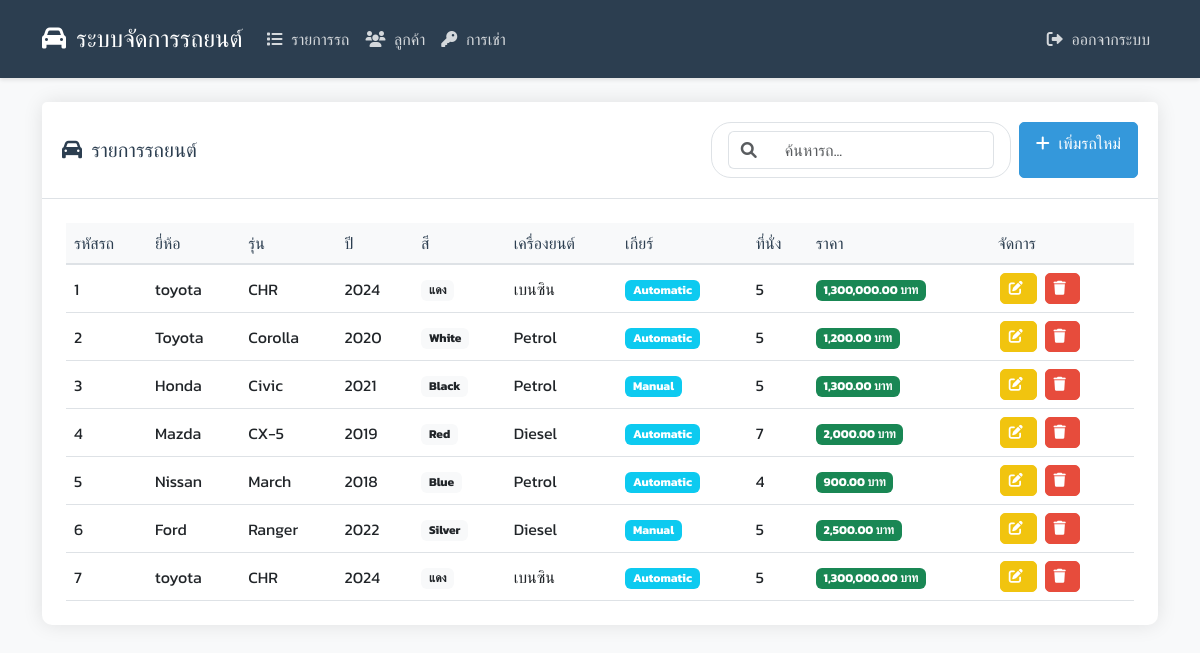
/cars.php (signed in), run on the app's committed database.
### tables this page shows
CREATE TABLE `cars` (
  `car_id` int(11) NOT NULL COMMENT 'รหัสรถ (Primary Key)',
  `brand` varchar(100) NOT NULL COMMENT 'ยี่ห้อรถ เช่น Toyota, Honda',
  `model` varchar(100) NOT NULL COMMENT 'รุ่นรถ เช่น Corolla, Civic',
  `year` year(4) NOT NULL COMMENT 'ปีที่ผลิต',
  `color` varchar(50) DEFAULT NULL COMMENT 'สีของรถ เช่น ขาว, ดำ, แดง',
  `engine_type` varchar(50) DEFAULT NULL COMMENT 'ชนิดเครื่องยนต์ เช่น เบนซิน, ดีเซล, ไฟฟ้า',
  `transmission` enum('Manual','Automatic') DEFAULT NULL COMMENT 'ชนิดของเกียร์ เช่น Manual, Automatic',
  `seats` int(11) DEFAULT NULL COMMENT 'จำนวนที่นั่ง เช่น 4, 5, 7',
  `price` decimal(10,2) DEFAULT NULL COMMENT 'ราคารถ (บาท)',
  `create_date` timestamp NOT NULL DEFAULT current_timestamp() COMMENT 'วันที่สร้างข้อมูล',
  `update_date` timestamp NOT NULL DEFAULT current_timestamp() ON UPDATE current_timestamp() COMMENT 'วันที่แก้ไขข้อมูลล่าสุด'
);

### api/car014/car.php (called while the page is built, shortened)
<?php
class Car {
    private $conn;
    private $table_name = "cars";
    public function __construct($db) {
        $this->conn = $db;
    }
    public function read() {
        $query = "SELECT * FROM " . $this->table_name;
        $stmt = $this->conn->prepare($query);
        $stmt->execute();
        return $stmt;
    }
}
?>

### cars.php (the view, shortened to what this page needs)
<?php
require_once 'config/db.php';
require_once 'api/car014/car.php';
$database = new Database();
$db = $database->getConnection();
$car = new Car($db);
$stmt = $car->read();
$cars = $stmt->fetchAll(PDO::FETCH_ASSOC);
$num = $stmt->rowCount();
?>
<!DOCTYPE html>
<html lang="th">
<head>
    <link href="https://cdn.jsdelivr.net/npm/bootstrap@5.3.0/dist/css/bootstrap.min.css" rel="stylesheet">
    <link href="https://cdnjs.cloudflare.com/ajax/libs/font-awesome/6.0.0/css/all.min.css" rel="stylesheet">
    <link href="css/style.css" rel="stylesheet">
</head>
<body>
    <nav class="navbar navbar-expand-lg navbar-dark">
        <div class="container">
            <a class="navbar-brand" href="cars.php">
                <i class="fas fa-car"></i> ระบบจัดการรถยนต์
            </a>
            <div class="collapse navbar-collapse" id="navbarNav">
                <ul class="navbar-nav me-auto">
                    <li class="nav-item">
                        <a class="nav-link active" href="cars.php">
                            <i class="fas fa-list"></i> รายการรถ
                        </a>
                    </li>
                    <li class="nav-item">
                        <a class="nav-link" href="customers.php">
                            <i class="fas fa-users"></i> ลูกค้า
                        </a>
                    </li>
                    <li class="nav-item">
                        <a class="nav-link" href="rentals.php">
                            <i class="fas fa-key"></i> การเช่า
                        </a>
                    </li>
                </ul>
                <ul class="navbar-nav">
                    <li class="nav-item">
                        <a class="nav-link" href="logout.php">
                            <i class="fas fa-sign-out-alt"></i> ออกจากระบบ
                        </a>
                    </li>
                </ul>
            </div>
        </div>
    </nav>
    <div class="container mt-4">
        <div class="card">
            <div class="card-header d-flex justify-content-between align-items-center">
                <h5 class="mb-0">
                    <i class="fas fa-car"></i> รายการรถยนต์
                </h5>
                <div class="d-flex">
                    <div class="input-group search-box me-2">
                        <span class="input-group-text bg-white border-end-0">
                            <i class="fas fa-search text-muted"></i>
                        </span>
                        <input type="text" class="form-control border-start-0" placeholder="ค้นหารถ...">
                    </div>
                    <a href="add_car.php" class="btn btn-primary">
                        <i class="fas fa-plus"></i> เพิ่มรถใหม่
                    </a>
                </div>
            </div>
            <div class="card-body">
                <?php if($num > 0): ?>
                    <div class="table-responsive">
                        <table class="table table-hover">
                            <thead>
                                <tr>
                                    <th>รหัสรถ</th>
                                    <th>ยี่ห้อ</th>
                                    <th>รุ่น</th>
                                    <th>ปี</th>
                                    <th>สี</th>
                                    <th>เครื่องยนต์</th>
                                    <th>เกียร์</th>
                                    <th>ที่นั่ง</th>
                                    <th>ราคา</th>
                                    <th>จัดการ</th>
                                </tr>
                            </thead>
                            <tbody>
                                <?php foreach ($cars as $row): ?>
                                    <tr>
                                        <td><?php echo $row['car_id']; ?></td>
                                        <td><?php echo $row['brand']; ?></td>
                                        <td><?php echo $row['model']; ?></td>
                                        <td><?php echo $row['year']; ?></td>
                                        <td>
                                            <span class="badge bg-light text-dark">
                                                <?php echo $row['color']; ?>
                                            </span>
                                        </td>
                                        <td><?php echo $row['engine_type']; ?></td>
                                        <td>
                                            <span class="badge bg-info">
                                                <?php echo $row['transmission']; ?>
                                            </span>
                                        </td>
                                        <td><?php echo $row['seats']; ?></td>
                                        <td>
                                            <span class="badge bg-success">
                                                <?php echo number_format($row['price'], 2); ?> บาท
                                            </span>
                                        </td>
                                        <td>
                                            <a href="edit_car.php?id=<?php echo $row['car_id']; ?>" class="btn btn-warning btn-sm btn-action" title="แก้ไข">
                                                <i class="fas fa-edit"></i>
                                            </a>
                                            <a href="delete_car.php?id=<?php echo $row['car_id']; ?>" class="btn btn-danger btn-sm btn-action" title="ลบ" onclick="return confirm('คุณแน่ใจหรือไม่ที่จะลบข้อมูลนี้?')">
                                                <i class="fas fa-trash"></i>
                                            </a>
                                        </td>
                                    </tr>
                                <?php endforeach; ?>
                            </tbody>
                        </table>
                    </div>
                <?php else: ?>
                    <div class="alert alert-info">
                        <i class="fas fa-info-circle"></i> ไม่พบข้อมูลรถยนต์
                    </div>
                <?php endif; ?>
            </div>
        </div>
    </div>
</body>
</html>

### css/style.css (style rules this page uses)
:root { --primary-color: #2c3e50; --secondary-color: #3498db; --accent-color: #e74c3c; --text-color: #2c3e50; --light-gray: #f8f9fa; --border-color: #dee2e6; }
body { font-family: 'Kanit', sans-serif; background-color: var(--light-gray); color: var(--text-color); }
.navbar { background-color: var(--primary-color); padding: 1rem; box-shadow: 0 2px 4px rgba(0,0,0,0.1); }
.navbar-brand { color: white !important; font-size: 1.5rem; font-weight: 500; }
.nav-link { color: rgba(255,255,255,.8) !important; transition: color 0.3s ease; padding: 0.5rem 1rem; }
.nav-link i { margin-right: 5px; }
.card { border: none; border-radius: 10px; box-shadow: 0 0 20px rgba(0,0,0,0.1); margin-bottom: 20px; transition: transform 0.3s ease; }
.card-header { background-color: white; border-bottom: 1px solid var(--border-color); padding: 1.25rem; }
.card-header h5 { color: var(--primary-color); font-weight: 500; }
.card-body { padding: 1.5rem; }
.table { margin-bottom: 0; }
.table th { background-color: var(--light-gray); color: var(--primary-color); font-weight: 500; border-bottom: 2px solid var(--border-color); }
.table td { vertical-align: middle; }
.btn { padding: 0.5rem 1rem; border-radius: 5px; transition: all 0.3s ease; }
.btn-primary { background-color: var(--secondary-color); border-color: var(--secondary-color); }
.btn-warning { background-color: #f1c40f; border-color: #f1c40f; color: white; }
.btn-danger { background-color: var(--accent-color); border-color: var(--accent-color); }
.btn-action { margin: 0 2px; padding: 0.25rem 0.5rem; }
.search-box { max-width: 300px; border-radius: 20px; padding: 0.5rem 1rem; border: 1px solid var(--border-color); transition: all 0.3s ease; }
.fas { margin-right: 5px; }

### data on the page
cars: car_id "1", brand "toyota", model "CHR", year "2024", color "แดง", engine_type "เบนซิน", transmission "Automatic", seats "5", price "1,300,000.00"
cars: car_id "2", brand "Toyota", model "Corolla", year "2020", color "White", engine_type "Petrol", transmission "Automatic", seats "5", price "1,200.00"
cars: car_id "3", brand "Honda", model "Civic", year "2021", color "Black", engine_type "Petrol", transmission "Manual", seats "5", price "1,300.00"
cars: car_id "4", brand "Mazda", model "CX-5", year "2019", color "Red", engine_type "Diesel", transmission "Automatic", seats "7", price "2,000.00"
cars: car_id "5", brand "Nissan", model "March", year "2018", color "Blue", engine_type "Petrol", transmission "Automatic", seats "4", price "900.00"
cars: car_id "6", brand "Ford", model "Ranger", year "2022", color "Silver", engine_type "Diesel", transmission "Manual", seats "5", price "2,500.00"
cars: car_id "7", brand "toyota", model "CHR", year "2024", color "แดง", engine_type "เบนซิน", transmission "Automatic", seats "5", price "1,300,000.00"
